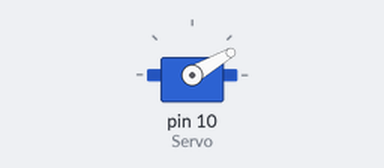
A sketch run on a simulated Arduino Uno, built with avr-gcc and run on an emulated ATmega328P. Shown: servo.

Above: at 0.05 s.
At 1.5 s:
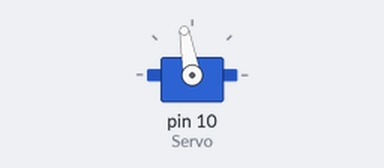
At 3.0 s:
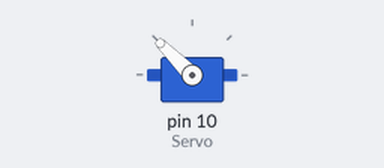
Timing chart, 0 to 6.9 s (numbered marks = the images above):
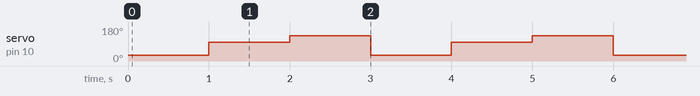

Measured:
- by itself, servo on pin 10 (Servo): repeats every 3.0 s: 135° 1.0 s, 30° 1.0 s, 100° 1.0 s

The sketch:

SERVO.ino
```cpp
#include <Servo.h>

Servo Servo;

void setup() {
  Servo.attach(10);
}

void loop() {
  Servo.write(30);
  delay(1000);
  Servo.write(100);
  delay(1000);
  Servo.write(135);
  delay(1000);
}
```
